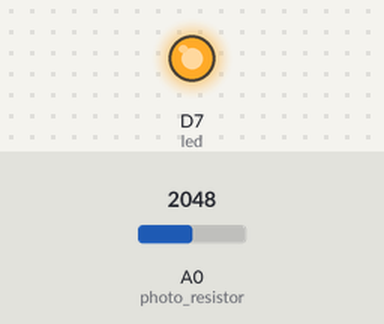
Recording of a sketch running on a simulated Particle Photon. Shown: output pins drawn as LEDs (lit = HIGH). The test bench sets the inputs (shaded band); at power-on: A0 (photo_resistor) = 2048. Pins used as bus, display or sensor lines are not drawn.

Above: at 5.8 s.
5.9 s: A0 (photo_resistor) set to 0
At 10.6 s:
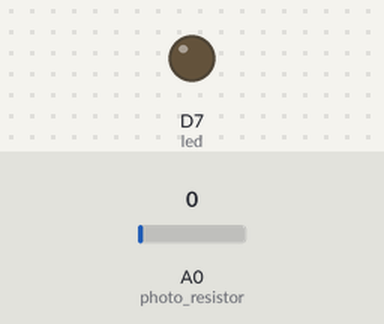
11.9 s: A0 (photo_resistor) set to 3
At 16.3 s:
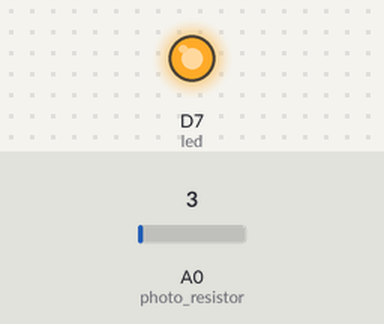
Timing chart, 0 to 17.8 s (numbered marks = the images above; inputs shaded):
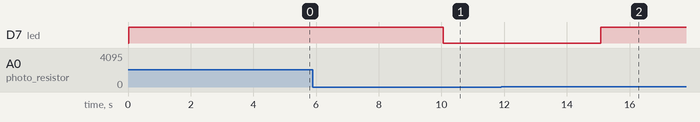

Measured:
- the behaviour switches between 1 and 2 on A0 (photo_resistor) (found by bisection; images 1 and 2)
- after the input at 5.9 s, D7 (led): HIGH → LOW after 4.2 s
- after the input at 11.9 s, D7 (led): LOW → HIGH after 3.2 s

The sketch:

ifttt.ino
```cpp
int photo_resistor = A0;
int photo_resistor_power = A1;
int led = D7;

void setup() {

    // We provide the resistor and LED pins and set their pins.
    pinMode(photo_resistor, INPUT);
    pinMode(photo_resistor_power, OUTPUT);
    pinMode(led, OUTPUT);

    // We give the photo resistor power before we start.
    digitalWrite(photo_resistor_power, HIGH);
}

void loop() {

    // Declare int variable light_level and always assign it with the latest values of photo_resistor.
    int light_level = analogRead(photo_resistor);
    // Declare int variable i for comparison against light_level.
    int i = 1;

    // If light level is greater than i, then publish to IFTTT that the sun is up.
    if (light_level > i) {
        Particle.publish("sun", "up", PRIVATE);
        // Let the user know by turning on the LED Light.
        digitalWrite(led, HIGH);
    }

    // Otherwise, if less than i, then publish to IFTTT that the sun is down.
    else if (light_level < i) {
        Particle.publish("sun", "down", PRIVATE);
        digitalWrite(led, LOW);
    }

    // Delay for 5 seconds.
    delay(5000);
}
```
